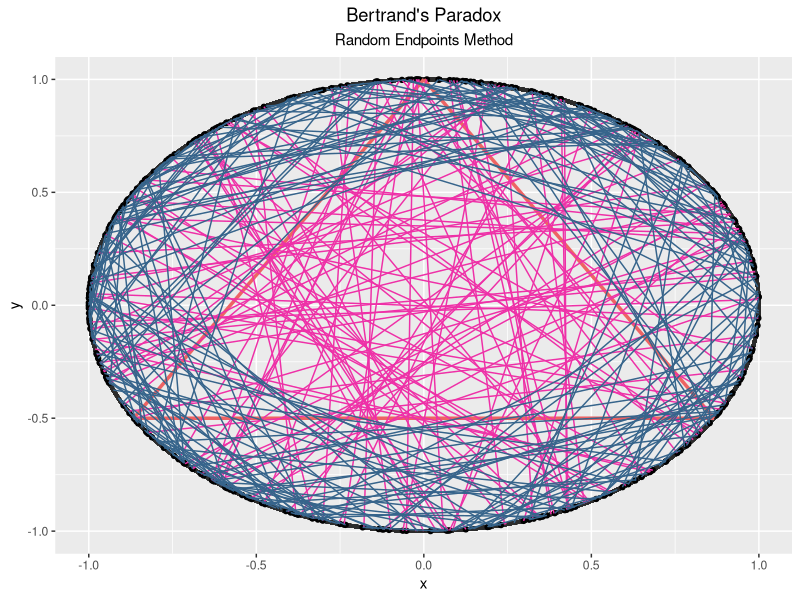
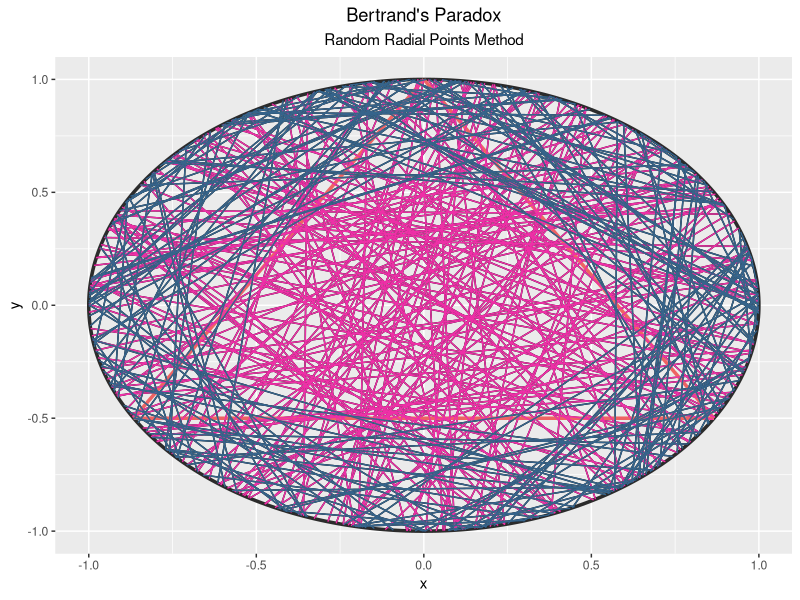
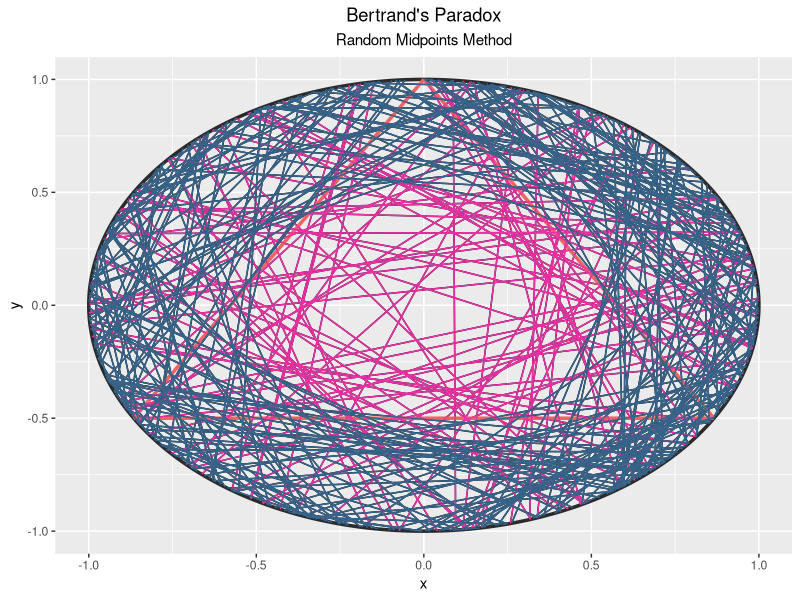

Recreate these plots in R, in order.
# R Group Assignment: Bertrand's Paradox 
# GetThat° Group

library(tidyverse)
library(ggforce)
library(ggplot2)
library(dplyr)
 
# METHOD A (Random Endpoints) --------------------------------------------------
n <- 300 # number of chords - can be changed

theta_A1 <- runif(n, 0, 2*pi) # randomise angles
theta_A2 <- runif(n, 0, 2*pi) # randomise angles

# Coordinates of random endpoints
endpoint <- tibble(
  x1 = cos(theta_A1),
  y1 = sin(theta_A1),
  x2 = cos(theta_A2),
  y2 = sin(theta_A2))

# Coordinates of equilateral triangle
eqtri_df <- tibble(
  x    = c(0, sqrt(3) / 2, -sqrt(3) / 2),
  y    = c(1, -0.5, -0.5),
  xend = c(sqrt(3) / 2, -sqrt(3) / 2, 0),
  yend = c(-0.5, -0.5, 1))

# New data for length l of chords and length s of the equilateral triangle
circle <- mutate(.data = endpoint, l = sqrt((x2 - x1)^2 + (y2 - y1)^2)) 
eqtri_df_new <- mutate(.data = eqtri_df, s = sqrt((xend - x)^2 + (yend - y)^2)) 

final_eqtri_df_new <- slice(.data = eqtri_df_new, 1) # only need 1 row as reference

s <- final_eqtri_df_new$s

final_table <- bind_cols(circle, s)
colnames(final_table)[6]  <- "s"

# Comparing lengths l and s
compare <- select(.data = final_table, l, s)
longer <- filter(.data = final_table, l > s)
shorter <- filter(.data = final_table, l < s)
print(longer)
chords_longer <- print(nrow(longer))

# Plot
ggplot(data = endpoint, aes(x = x1, y = y1)) +
  ggforce::geom_circle(aes(x0 = 0, y0 = 0, r = 1), col = "gray17", lwd = 1.2) +
  geom_point() + 
  geom_segment(data = eqtri_df, aes(x = x, y = y, xend = xend, yend = yend), col = "indianred2", lwd = 1.2) +
  geom_segment(data = longer , aes(x = x1, y = y1, xend = x2, yend = y2), col = "maroon2") + 
  geom_segment(data = shorter , aes(x = x1, y = y1, xend = x2, yend = y2), col = "steelblue4") +
  labs(title = "Bertrand's Paradox",
       subtitle = "Random Endpoints Method",
       x = "x", y = "y") +
  # move title and subtitle texts to the centre
  theme(plot.title = element_text(hjust = 0.5),
        plot.subtitle = element_text(hjust = 0.5))

# Use Principal of Indifference to calculate probability, P of chord length, l
# being longer than a side of triangle, s
prob = chords_longer/n
# Print the probability as the output  
sprintf("P(l > s) = %f", prob)


# METHOD B (Random Radial Points) ----------------------------------------------
n <- 300 # number of chords - can be changed
r <- 1

theta_B <- runif(n, 0, 2*pi) # randomise angles
P <- runif(n,0,r) # randomise radius
Q <- sqrt(r^2-P^2) 

# Coordinates of random endpoints
endpoint <- tibble(
  x1 = P*cos(theta_B) + Q*sin(theta_B),
  y1 = P*sin(theta_B) - Q*cos(theta_B),
  x2 = P*cos(theta_B) - Q*sin(theta_B),
  y2 = P*sin(theta_B) + Q*cos(theta_B))

# Coordinates of equilateral triangle
eqtri_df <- tibble(
  x    = c(0, sqrt(3) / 2, -sqrt(3) / 2),
  y    = c(1, -0.5, -0.5),
  xend = c(sqrt(3) / 2, -sqrt(3) / 2, 0),
  yend = c(-0.5, -0.5, 1))

# New data for length l of chords and length s of the equilateral triangle
endpoint_new <- mutate(.data = endpoint, l = sqrt((x2-x1)^2+(y2-y1)^2))
eqtri_df_new <- mutate(.data = eqtri_df, s = sqrt((xend-x)^2+(yend-y)^2))

final_eqtri_df_new <- slice(.data = eqtri_df_new, 1) # only need 1 row as reference

s <- final_eqtri_df_new$s 

final_table <- bind_cols(endpoint_new, s)
colnames(final_table)[6]  <- "s"

# Comparing lengths l and s
compare <- select(.data = final_table, l, s)
longer <- filter(.data = final_table, l > s)
shorter <- filter(.data = final_table, l < s)
print(longer) 
chords_longer <- print(nrow(longer))

# Plot 
ggplot() +
  ggforce::geom_circle(aes(x0 = 0, y0 = 0, r = 1), col = "gray17", lwd = 1.2) +
  geom_segment(data = endpoint, aes(x = x1, y = y1,xend = x2, yend = y2)) + 
  geom_segment(data = eqtri_df, aes(x = x, y = y, xend = xend, yend = yend), col = "indianred2", lwd = 1.2) +
  geom_segment(data = longer , aes(x = x1, y = y1, xend = x2, yend = y2), col = "maroon2") + 
  geom_segment(data = shorter , aes(x = x1, y = y1, xend = x2, yend = y2), col = "steelblue4") +
  labs(title = "Bertrand's Paradox",
       subtitle = "Random Radial Points Method",
       x = "x", y = "y") +
  # move title and subtitle texts to the centre
  theme(plot.title = element_text(hjust = 0.5),
        plot.subtitle = element_text(hjust = 0.5))

# Use Principal of Indifference to calculate probability, P of chord length, l
# being longer than a side of triangle, s
prob = chords_longer/n
# Print the probability as the output  
sprintf("P(l > s) = %f", prob)


# METHOD C (Random Midpoints) --------------------------------------------------
n <- 300 # number of chords - can be changed
r <- 1

theta_C <- runif(n, 0, 2*pi) # randomise angles
V <- runif(n, 0, 1) 
V1 <- sqrt(V)
U <- sqrt(r^2 - V1^2)

# Coordinates of random endpoints
end_point <- tibble(
  x1 = V1*cos(theta_C) + U*sin(theta_C),
  y1 = V1*sin(theta_C) - U*cos(theta_C),
  x2 = V1*cos(theta_C) - U*sin(theta_C),
  y2 = V1*sin(theta_C) + U*cos(theta_C))

# Coordinates of equilateral triangle
eqtri_df <- tibble(
  x    = c(0, sqrt(3) / 2, -sqrt(3) / 2),
  y    = c(1, -0.5, -0.5),
  xend = c(sqrt(3) / 2, -sqrt(3) / 2, 0),
  yend = c(-0.5, -0.5, 1))

# New data for length l of chords and length s of the equilateral triangle
end_point_new <- mutate(.data = end_point, l = sqrt((x2 - x1)^2 + (y2 - y1)^2))
eqtri_df_new <- mutate(.data = eqtri_df, s = sqrt((xend - x)^2 + (yend - y)^2))

final_eqtri_df_new <- slice(.data = eqtri_df_new, 1) # only need 1 row as reference

s <- final_eqtri_df_new$s

final_table <- bind_cols(end_point_new, s)
colnames(final_table)[6]  <- "s"

# Comparing lengths l and s
compare <- select(.data = final_table, l, s)
longer <- filter(.data = final_table, l > s)
shorter <- filter(.data = final_table, l < s)
print(longer)
chords_longer <- print(nrow(longer))

# Plot 
ggplot() +
  ggforce::geom_circle(aes(x0 = 0, y0 = 0, r = 1), col = "gray17", lwd = 1.2 ) +
  geom_segment(data = end_point, aes(x = x1, y = y1, xend = x2, yend = y2)) +
  geom_segment(data = eqtri_df, aes(x = x, y = y, xend = xend, yend = yend), col = "indianred2", lwd = 1.2) +
  geom_segment(data = longer , aes(x = x1, y = y1, xend = x2, yend = y2), col = "maroon2") + 
  geom_segment(data = shorter , aes(x = x1, y = y1, xend = x2, yend = y2), col = "steelblue4") +
  labs(title = "Bertrand's Paradox",
       subtitle = "Random Midpoints Method",
       x = "x", y = "y") +
  # move title and subtitle texts to the centre
  theme(plot.title = element_text(hjust = 0.5),
        plot.subtitle = element_text(hjust = 0.5))

# Use Principal of Indifference to calculate probability, P of chord length, l
# being longer than a side of triangle, s
prob = chords_longer/n
# Print the probability as the output  
sprintf("P(l > s) = %f", prob)
